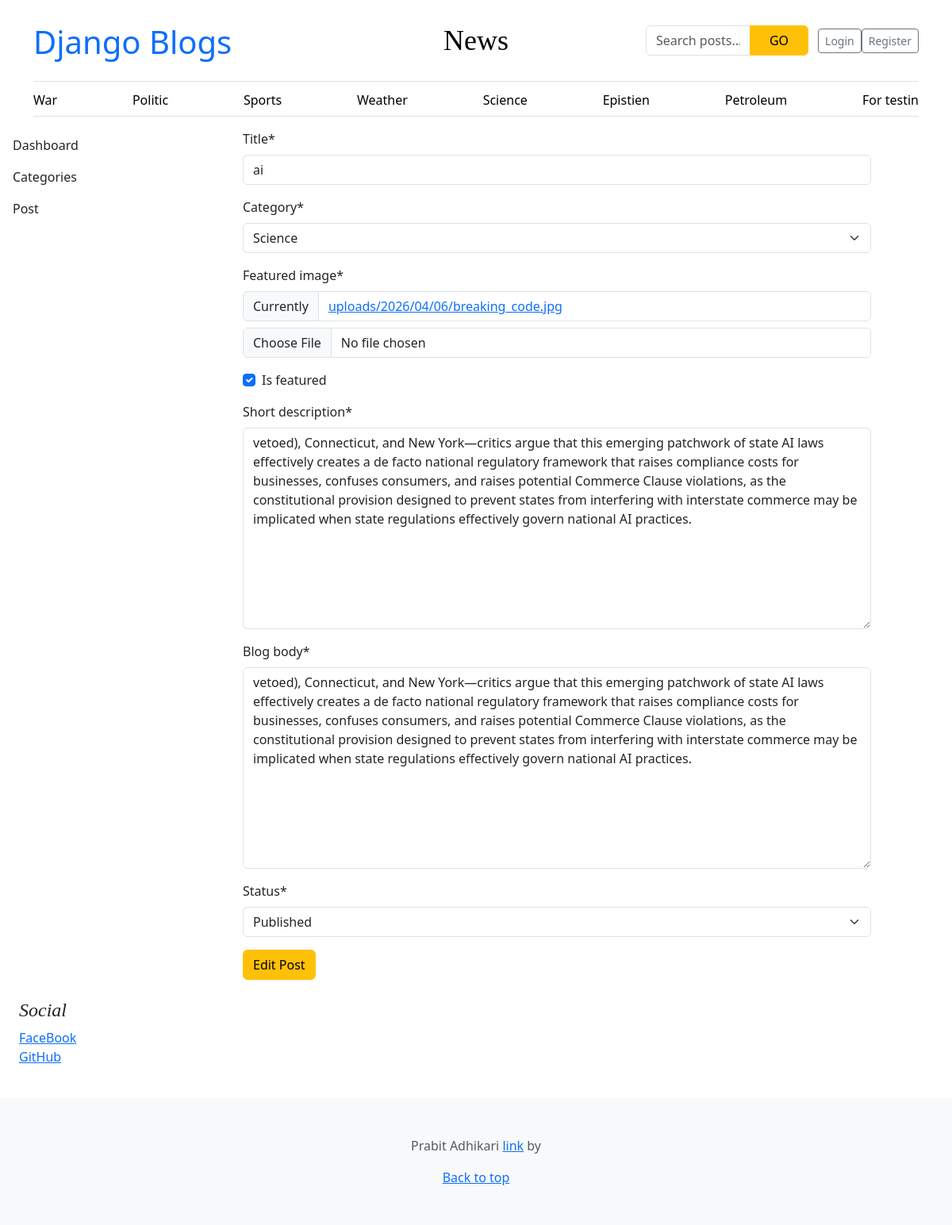
Before: /dashboard/edit_post/5 with the older database file.
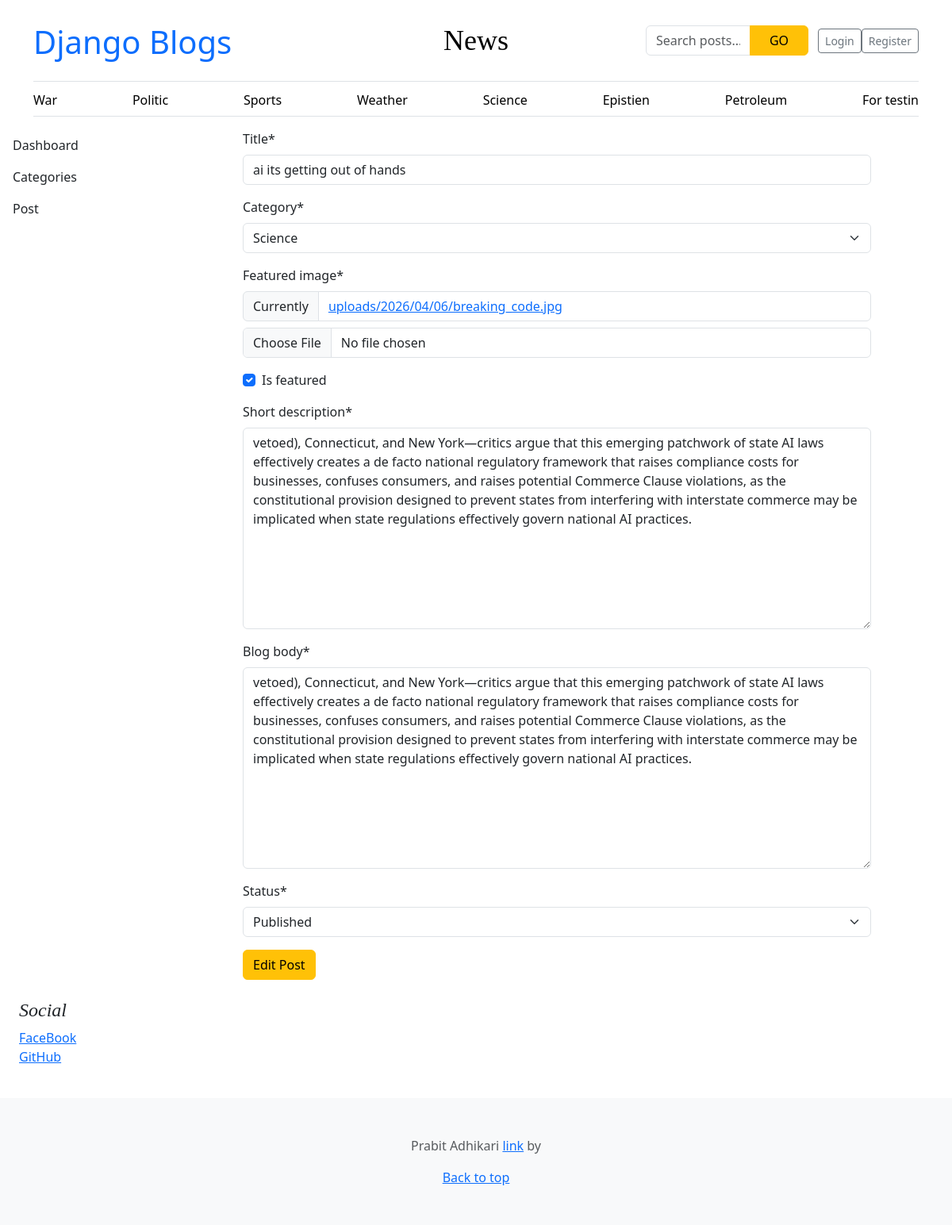
After: the same page with the newer database file.
### blog/models.py (models this page shows, shortened)
class Blog(models.Model):
    title = models.CharField(max_length=100)
    slug = models.SlugField(max_length=150, unique=True, blank=True)
    category = models.ForeignKey(Category, on_delete=models.CASCADE)
    author = models.ForeignKey(User, on_delete=models.CASCADE)
    featured_image = models.ImageField(upload_to='uploads/%Y/%m/%d')
    short_description = models.TextField(max_length=500)
    blog_body = models.TextField(max_length=3000)
    status = models.IntegerField(choices=STATUS_CHOICE, default=0)
    is_featured = models.BooleanField(default=False)
    created_at = models.DateTimeField(auto_now_add=True)
    updated_at = models.DateTimeField(auto_now=True)

### dashboard/views.py (the view, shortened to what this page needs)
# urls.py: path('dashboard/edit_post/<int:pk>', views.edit_post, name='edit_post'),
def edit_post(request, pk):
        post = Blog.objects.get(pk=pk)
        form = AddPost(instance=post)
        context = {
            'form': form,
            'post': post
        }
        return render(request, 'dashboard/edit_post.html', context)

### dashboard/forms.py
class AddPost(ModelForm):
    class Meta:
        model = Blog
        fields = 'title',  'category', 'featured_image', 'is_featured', 'short_description', 'blog_body', 'status', 'blog_body'

### blog/context_processors.py (called while the page is built)
def get_categories(request):
    categories = Category.objects.all()
    return dict(categories=categories)

def get_socials(request):
    socials = Socials.objects.all()
    return dict(socials=socials)

### blog/models.py (called while the page is built)
    def __str__(self):
        return f'{self.category_name}'

### blog/templates/dashboard/edit_post.html
{% extends 'base.html' %} {% block content%} {% load crispy_forms_tags%}
<div class="row">
  {% include 'dashboard/sidebar.html' %}
  <div class="col-md-8">
    <form
      action="{% url 'edit_post' post.id %}"
      method="POST"
      enctype="multipart/form-data"
    >
      {% csrf_token %} {{form | crispy}}
      <button type="submit" class="btn btn-warning">Edit Post</button>
    </form>
  </div>
</div>
{% endblock %}

Changed rows visible on the page:
changed Blog "Science": title "ai" → "ai its getting out of hands"
